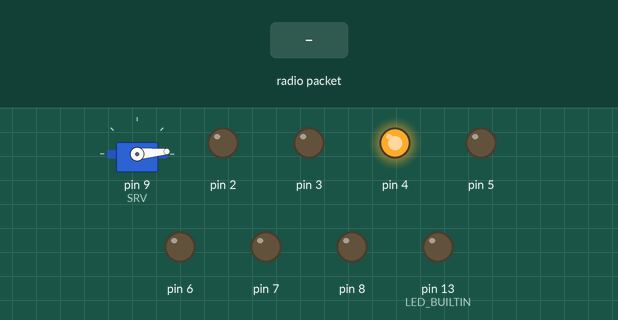
Bench run of a sketch on a simulated Arduino Uno, built with avr-gcc and run on an emulated ATmega328P. On the bench: servo, output pins drawn as LEDs (lit = HIGH). The test bench sets the inputs (shaded band). No radio packets arrive unless stated.

Above: at 1.2 s.
1.3 s: radio packet "1" arrives
At 2.5 s:
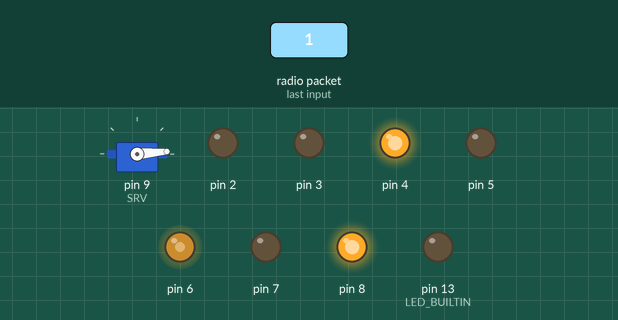
2.8 s: radio packet "0" arrives
At 3.6 s:
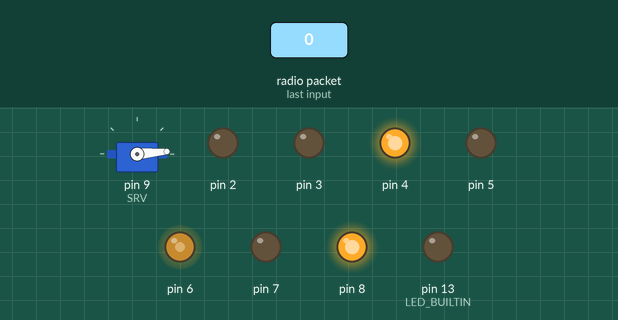
Timing chart, 0 to 5.8 s (numbered marks = the images above; inputs shaded):
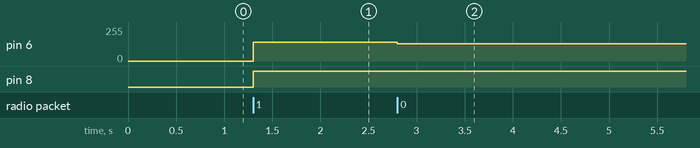

Measured:
- after the input at 1.3 s, pin 6: 0/255 → 139/255 at once; pin 8: LOW → HIGH at once
- after the input at 2.8 s, pin 6: 139/255 → 131/255 at once

The sketch:

bot_firmware.ino
```cpp
#include <SPI.h>
#include <Servo.h>

#include "nRF24L01.h"
#include "RF24.h"

#include "Motors.h"


#define A_IN1 7
#define A_IN2 8
#define A_PWM 6

#define B_IN1 3
#define B_IN2 2
#define B_PWM 5

#define STBY 4

#define SRV 9

#define CSN A1
#define CE 10

#define LEFT_DIR 1
#define RIGHT_DIR -1

#define LIFT_DOWN  5
#define LIFT_UP  100

#define BOT_ADDRESS 1

Motors motors(A_IN1, A_IN2, A_PWM, B_IN1, B_IN2, B_PWM, STBY);
RF24 radio(CE, CSN);
Servo lift;

void setup() {
  Serial.begin(115200);
  while (!Serial) {
    continue;
  }
  pinMode(LED_BUILTIN, OUTPUT);

  motors.init();
  lift.attach(SRV);

  if (!radio.begin()) {
    while (1) {
      digitalWrite(LED_BUILTIN, HIGH);
      delay(500);
      digitalWrite(LED_BUILTIN, LOW);
      delay(500);
    }
  }

  radio.setPALevel(RF24_PA_LOW);
  radio.setPayloadSize(2);
  radio.openReadingPipe(1, BOT_ADDRESS);
  radio.startListening();

  lift.write(LIFT_DOWN);
}

void loop() {
  uint8_t pipe;
  if (radio.available(&pipe)) {
    uint8_t bytes = radio.getPayloadSize();
    uint8_t data[2];
    radio.read((uint8_t *)(&data), 2);
    uint16_t result = data[1] + (data[0] << 8);

    uint8_t leftDir = result >> 13 & 0b1;
    int left = (leftDir ? LEFT_DIR : -LEFT_DIR) * map((result >> 8) & 0b11111, 0, 31, 0, 255);

    uint8_t rightDir = result >> 7 & 0b1;
    int right = (rightDir ? RIGHT_DIR : -RIGHT_DIR) * map((result >> 2) & 0b11111, 0, 31, 0, 255);

    uint8_t fire = uint8_t(result & 0b1);

    if (fire) {
      lift.write(LIFT_UP);
    } else {
      lift.write(LIFT_DOWN);
    }
    motors.moveA(left);
    motors.moveB(right);
  }
}
```

Motors.cpp
```cpp
#include "Arduino.h"
#include "Motors.h"

Motors::Motors(int aIn1, int aIn2, int aPwm, int bIn1, int bIn2, int bPwm, int stb)
{
  _aIn1 = aIn1;
  _aIn2 = aIn2;
  _aPwm = aPwm;
  _bIn1 = bIn1;
  _bIn2 = bIn2;
  _bPwm = bPwm;
  _stb = stb;
}

void Motors::init()
{
  pinMode(_aIn1, OUTPUT);
  pinMode(_aIn2, OUTPUT);
  pinMode(_bIn1, OUTPUT);
  pinMode(_bIn2, OUTPUT);
  pinMode(_stb, OUTPUT);
  digitalWrite(_stb, HIGH);
}

void Motors::moveA(int speed)
{
  if (speed == 0)
  {
    digitalWrite(_aIn1, LOW);
    digitalWrite(_aIn2, LOW);
    analogWrite(_aPwm, 0);
  }
  else if (speed > 0)
  {
    digitalWrite(_aIn1, LOW);
    digitalWrite(_aIn2, HIGH);
    analogWrite(_aPwm, speed);
  }
  else
  {
    digitalWrite(_aIn1, HIGH);
    digitalWrite(_aIn2, LOW);
    analogWrite(_aPwm, -speed);
  }
}

void Motors::moveB(int speed)
{
  if (speed == 0)
  {
    digitalWrite(_bIn1, LOW);
    digitalWrite(_bIn2, LOW);
    analogWrite(_bPwm, 0);
  }
  else if (speed > 0)
  {
    digitalWrite(_bIn1, HIGH);
    digitalWrite(_bIn2, LOW);
    analogWrite(_bPwm, speed);
  }
  else
  {

    digitalWrite(_bIn1, LOW);
    digitalWrite(_bIn2, HIGH);
    analogWrite(_bPwm, -speed);
  }
}
```

Motors.h
```cpp
#ifndef Motors_h
#define Motors_h

#include "Arduino.h"

class Motors
{
public:
  Motors(int aIn1, int aIn2, int aPwm, int bIn1, int bIn2, int bPwm, int stb);
  void init();
  void moveA(int speed);
  void moveB(int speed);

private:
  int _aIn1;
  int _aIn2;
  int _aPwm;
  int _bIn1;
  int _bIn2;
  int _bPwm;
  int _stb;
};

#endif
```
